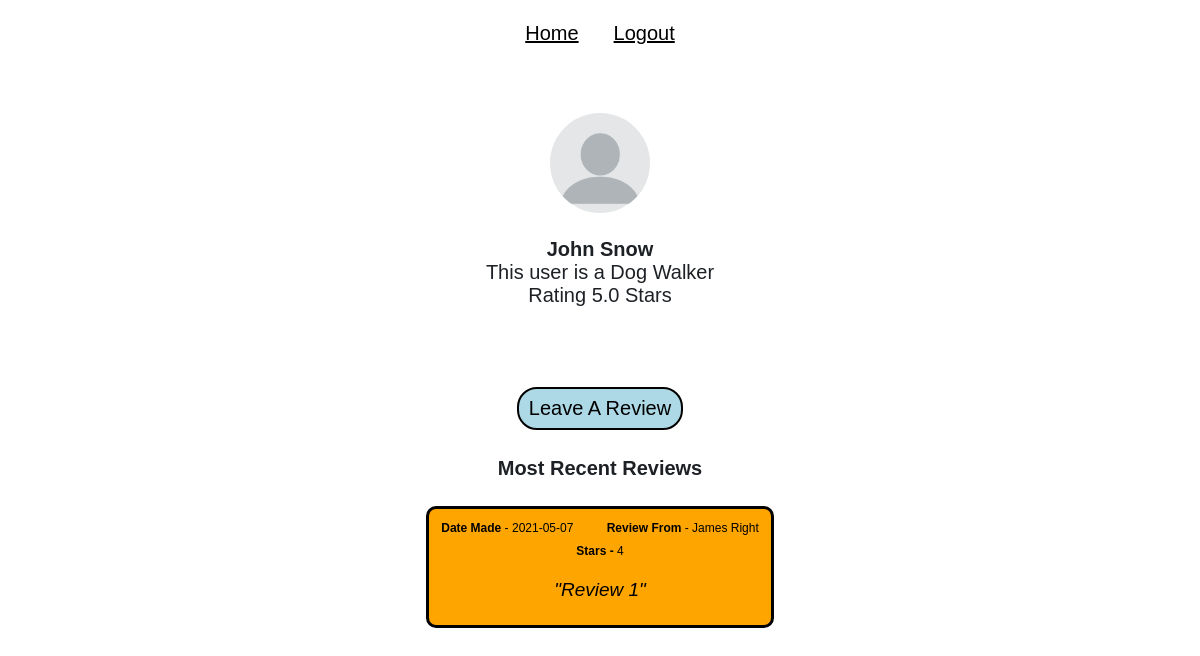
Before: /profile/1 with the older database file.
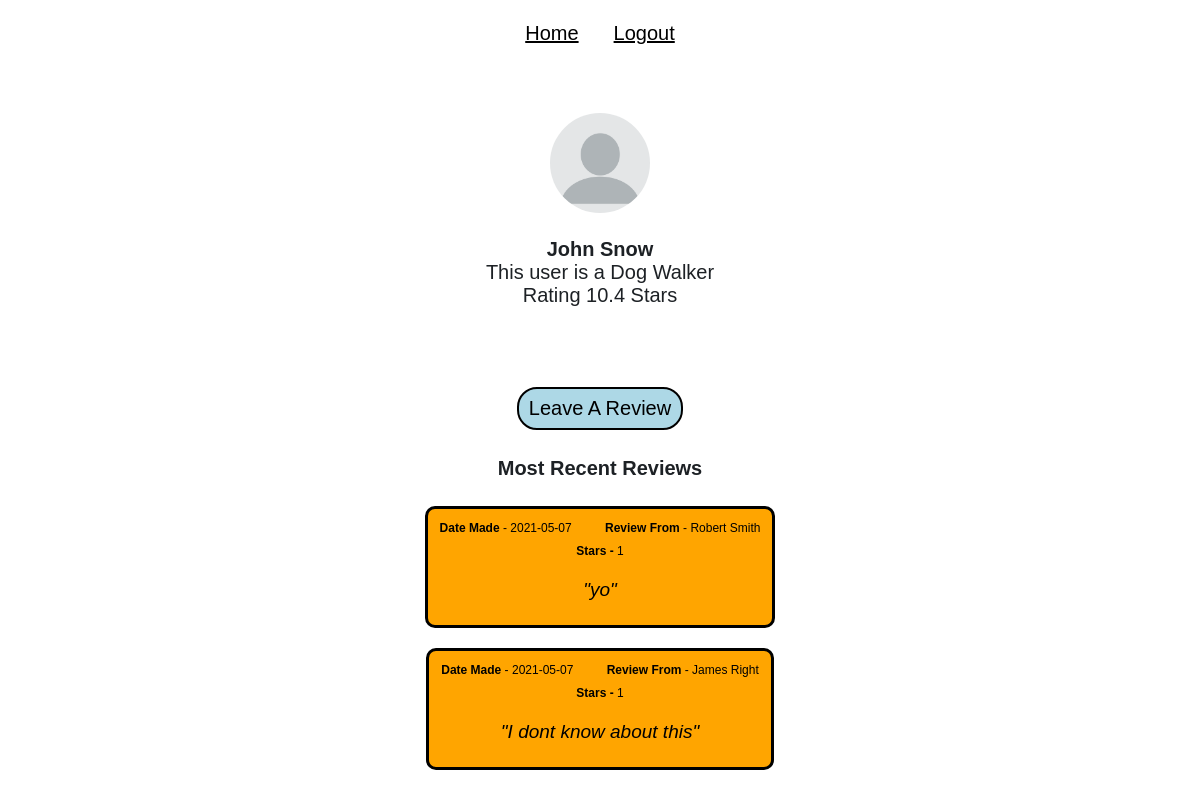
After: the same page with the newer database file.
### tables this page shows
CREATE TABLE users (
            usrId integer primary key,
            email text,
            password text,
            firstName text,
            lastName text,
            accType text,
            postcode text,
            numberOfReviews integer,
            starRating real
            );

CREATE TABLE review (
            byUsrId integer,
            forUsrId integer,
            date text,
            star integer,
            message text,
            PRIMARY KEY (byUsrId, forUsrId, message)
            );

### app.py (the view)
@app.route('/profile/<usrId>')
def profile(usrId):
    userObj = user(usrId)
    return render_template('profile.html', userObj=userObj, user=user)

### database.py (called while the page is built)
    def search(self, col="null", search="null"):
        conn = sqlite3.connect('main.db')
        c = conn.cursor()
        if col == "email":
            c.execute(f'SELECT * FROM users WHERE email="{search}"')
            data = c.fetchall()
        elif col == "password":
            c.execute(f'SELECT * FROM users WHERE password="{search}"')
            data = c.fetchall()
        elif col == "usrId":
            c.execute(f'SELECT * FROM users WHERE usrId="{search}"')
            data = c.fetchall()
        elif col == "postcode":
            c.execute(f'SELECT * FROM users WHERE postcode="{search}"')
            data = c.fetchall()
        else:
            c.execute(f'SELECT * FROM users')
            data = c.fetchall()
        conn.commit()
        conn.close()
        return(data)

    def getReviewsFor(self, usrId):
        conn = sqlite3.connect('main.db')
        c = conn.cursor()
        c.execute(f'SELECT * FROM review WHERE forUsrId="{usrId}" ORDER BY date DESC Limit 5')
        data = c.fetchall()
        return(data)
        conn.commit()
        conn.close()

### user.py (called while the page is built)
    def getReviewsFor(self):
        result = db.getReviewsFor(self.usrId)
        return result

### templates/profile.html (shortened to what this page needs)
{% extends "base.html" %}
{% block head %}
    <link rel="stylesheet" href="{{ url_for('static', filename='css/profile.css') }}">
{% endblock %}
{% block body %}
    <img src="{{ url_for('static', filename='profilePic.png') }}">
    <p><span class="name"> {{ userObj.fName }} {{ userObj.lName }}</span><br>
        This user is a Dog {{ (userObj.accType).capitalize() }} <br>
        Rating {{ userObj.starRating }} Stars
    </p>
    <p>
        <a href="/leaveReview/{{ userObj.usrId }}" id="topButton">Leave A Review</a>
        <h4>Most Recent Reviews</h6>
        {% for i in userObj.getReviewsFor() %}
            <div class="review">
                <span style="font-size: 12px;">
                    <span class="name">Date Made</span> -  {{ i[2] }}<span style="padding-left: 30px;"></span>
                    <span class="name">Review From </span> - {{ user(i[0]).fName }} {{ user(i[0]).lName }} <br>
                    <span class="name">Stars - </span>{{ i[3] }}
                    <p class="reviewText">"{{ i[4] }}"</p>
                </span>
            </div>
        {% endfor %}
    </p>
{% endblock %}

### templates/base.html (shortened to what this page needs)
<!DOCTYPE html>
<head>
    <link rel="stylesheet" href="{{ url_for('static', filename='css/main.css') }}">
    {% block head %}{% endblock %}
</head>
<body>
    <div >
        <a class="homeButton" href="/home">Home</a><a class="logout" href="/logout">Logout</a>
    </div>
    {% block body %}
    {% endblock %}
</body>

### static/css/main.css (style rules this page uses)
body { font-size: 20px; font-weight: 100; text-decoration: none; text-align: center; color: rgb(29, 33, 37); font-family: Arial, Helvetica, sans-serif; }
img { height: 100px; width: auto; border-radius: 70%; }
.homeButton { padding-right: 25px; text-decoration: underline; background-color: white; border: none; }
.logout { text-decoration: underline; background-color: white; border: none; }

### static/css/profile.css (style rules this page uses)
.name { font-weight: bold; }
.review { background-color: orange; margin-left: auto; margin-right: auto; display: block; border: 3px solid black; width: max-content; max-width: 475px; padding: 5px 12px; margin-bottom: 20px; text-decoration: none; color: black; border-radius: 10px; }
.reviewText { font-size: 19px; font-style: italic; }
a { font-size: 20px; border: 2px solid black; border-radius: 20px; background-color: red ; padding: 8px 10px; display: inline-block; margin-top: 6px; text-decoration: none; color: black; }
#topButton { background-color: lightblue; margin-top: 60px; }

Changed rows visible on the page:
removed review: date "2021-05-07", byUsrId.firstName "James", byUsrId.lastName "Right", star "4", message "Review 1"
changed users "John": starRating "5.0" → "10.4"
added review: date "2021-05-07", byUsrId.firstName "Robert", byUsrId.lastName "Smith", star "1", message "yo"
added review: date "2021-05-07", byUsrId.firstName "James", byUsrId.lastName "Right", star "1", message "I dont know about this"
